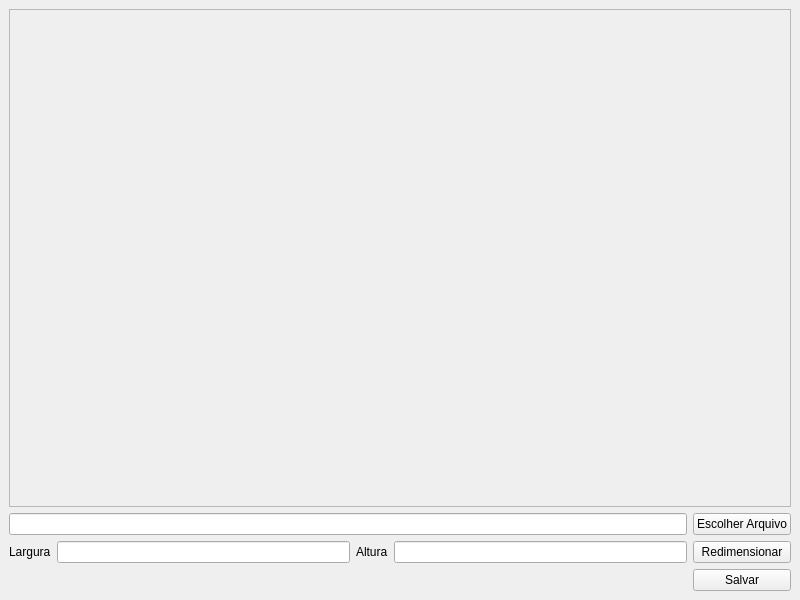
<?xml version="1.0" encoding="UTF-8"?>
<ui version="4.0">
 <class>MainWindow</class>
 <widget class="QMainWindow" name="MainWindow">
  <property name="geometry">
   <rect>
    <x>0</x>
    <y>0</y>
    <width>800</width>
    <height>600</height>
   </rect>
  </property>
  <property name="windowTitle">
   <string>Redimensionar Imagem - By Raul Teles</string>
  </property>
  <widget class="QWidget" name="centralwidget">
   <layout class="QGridLayout" name="gridLayout">
    <item row="2" column="0">
     <widget class="QLabel" name="Largura">
      <property name="text">
       <string>Largura</string>
      </property>
     </widget>
    </item>
    <item row="2" column="4">
     <widget class="QPushButton" name="btnRedimensionar">
      <property name="text">
       <string>Redimensionar</string>
      </property>
     </widget>
    </item>
    <item row="2" column="1">
     <widget class="QLineEdit" name="inputLargura"/>
    </item>
    <item row="2" column="2">
     <widget class="QLabel" name="Altura">
      <property name="text">
       <string>Altura</string>
      </property>
     </widget>
    </item>
    <item row="2" column="3">
     <widget class="QLineEdit" name="inputAltura"/>
    </item>
    <item row="3" column="4">
     <widget class="QPushButton" name="btnSalvar">
      <property name="text">
       <string>Salvar</string>
      </property>
     </widget>
    </item>
    <item row="0" column="0" colspan="5">
     <widget class="QScrollArea" name="scrollArea">
      <property name="widgetResizable">
       <bool>true</bool>
      </property>
      <widget class="QWidget" name="scrollAreaWidgetContents">
       <property name="geometry">
        <rect>
         <x>0</x>
         <y>0</y>
         <width>780</width>
         <height>493</height>
        </rect>
       </property>
       <layout class="QGridLayout" name="gridLayout_2">
        <item row="0" column="0">
         <widget class="QLabel" name="labelImagem">
          <property name="text">
           <string/>
          </property>
         </widget>
        </item>
       </layout>
      </widget>
     </widget>
    </item>
    <item row="1" column="4">
     <widget class="QPushButton" name="btnEscolherArquivo">
      <property name="text">
       <string>Escolher Arquivo</string>
      </property>
     </widget>
    </item>
    <item row="1" column="0" colspan="4">
     <widget class="QLineEdit" name="inputAbrirArquivo"/>
    </item>
   </layout>
  </widget>
 </widget>
 <resources/>
 <connections/>
</ui>
